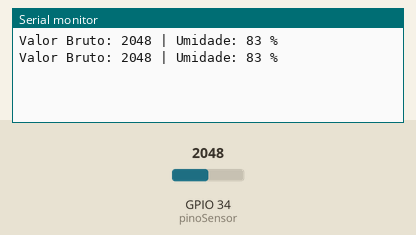
Recording of a sketch running on a simulated ESP32. Shown: the last lines printed to the serial monitor. Inputs (shaded band) come from the test bench; at power-on: GPIO 34 (pinoSensor) = 2048.

Above: at 1.8 s.
1.9 s: GPIO 34 (pinoSensor) set to 2866
At 2.8 s:
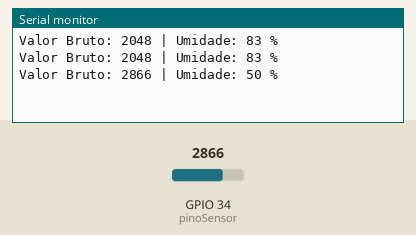
3.4 s: GPIO 34 (pinoSensor) set to 3603
At 4.4 s:
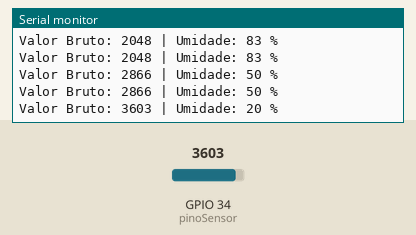
Timing chart, 0 to 6.4 s (numbered marks = the images above; inputs shaded):
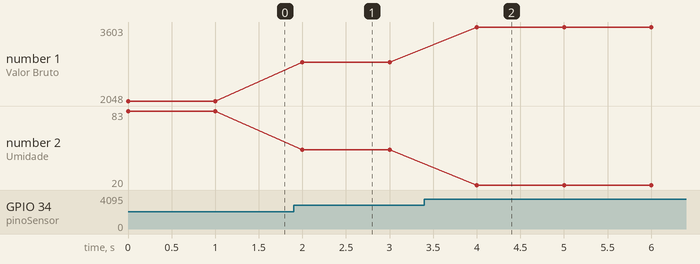

Measured:
- after the input at 1.9 s, the serial monitor: prints a new line after 0.10 s (image 1)
- after the input at 3.4 s, the serial monitor: prints a new line after 0.60 s (image 2)
- plotted number 1: 2048 → 2866 after the input at 1.9 s, 2866 → 3603 after the input at 3.4 s
- plotted number 2: 83 → 50 after the input at 1.9 s, 50 → 20 after the input at 3.4 s

The sketch:

codigo_de_teste_do_sensor_de_umidade_do_solo.ino
```cpp
// Defina o pino GPIO do ESP32 que você conectou ao AOUT do sensor.
// Sugestão: GPIO34 ou GPIO35
const int pinoSensor = 34;

// Variáveis para a calibração (ajuste estes valores)
// 0% umidade = Valor do sensor lido quando TOTALMENTE SECO (no ar).
const int leituraSeco = 4095;
// 100% umidade = Valor do sensor lido quando SUBMERSO em água.
const int leituraMolhado = 1600;

void setup() {
  Serial.begin(115200);
  // Configura a atenuação do ADC para 11dB (melhor faixa de 0V a 3.3V)
  analogSetAttenuation(ADC_11db);
  // O ESP32 tem resolução de até 12 bits (0 a 4095), mas isso pode variar.
}

void loop() {
  // 1. Leitura Bruta
  int valorBruto = analogRead(pinoSensor);

  // 2. Conversão para Porcentagem (Mapeamento)
  // A leitura analógica é geralmente INVERSA (valor alto = seco, valor baixo = molhado).
  // A função map converte a faixa de valores brutos (Molhado a Seco)
  // para uma faixa de porcentagem de umidade (100% a 0%).
  int umidadePercentual = map(valorBruto, leituraMolhado, leituraSeco, 100, 0);

  // Garante que o valor fique entre 0 e 100
  if (umidadePercentual < 0) umidadePercentual = 0;
  if (umidadePercentual > 100) umidadePercentual = 100;

  // 3. Exibição
  Serial.print("Valor Bruto: ");
  Serial.print(valorBruto);
  Serial.print(" | Umidade: ");
  Serial.print(umidadePercentual);
  Serial.println(" %");

  delay(1000); // Aguarda 1 segundo
}
```
